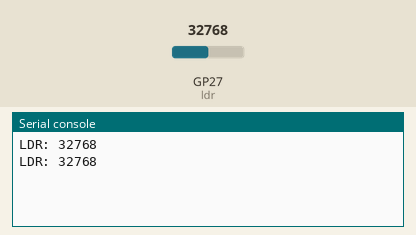
Simulated run of this program. Board: Raspberry Pi Pico running MicroPython. Parts: the last lines printed to the serial console. Inputs (shaded band) come from the test bench; at power-on: GP27 (ldr) = 32768 (analog values on the 0–65535 scale).

Above: at 1.2 s.
1.3 s: GP27 (ldr) set to 45874
At 2.6 s:
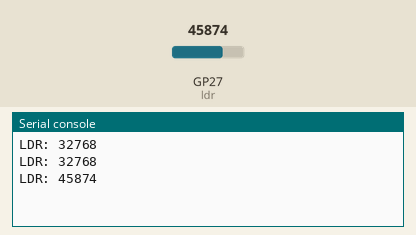
2.8 s: GP27 (ldr) set to 57670
At 3.8 s:
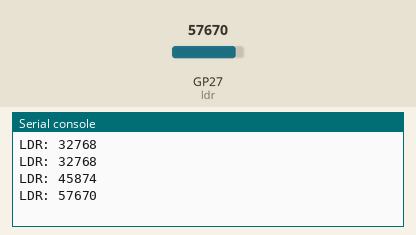
Timing chart, 0 to 5.8 s (numbered marks = the images above; inputs shaded):
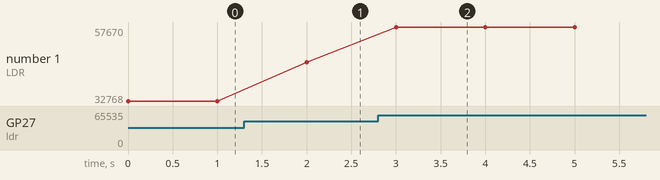

The program:

05_ADC1_LDR_Demo.py
```python
# Bibliotheken laden
import machine
import utime

# Analog/Digital Wandler ADC1 GPIO 27 initialisieren
# an ADC 1 hängt der lichtempfindliche Widerstand LDR1
# initialize analog/digital converter on ADC1 GPIO 27
# where the light dependend resistor LDR1 is connected to
ldr = machine.ADC(27)

# Endlosschleife LDR auslesen und Wert anzeigen
# endless loop reading and displaying the LDR value
while True:
    print("LDR: " + str(ldr.read_u16()))
    utime.sleep(1)
```

Measured:
- after the input at 1.3 s, the serial console: prints a new line after 0.70 s (image 1)
- after the input at 2.8 s, the serial console: prints a new line after 0.20 s (image 2)
- plotted number 1: 32768 → 45874 after the input at 1.3 s, 45874 → 57670 after the input at 2.8 s
